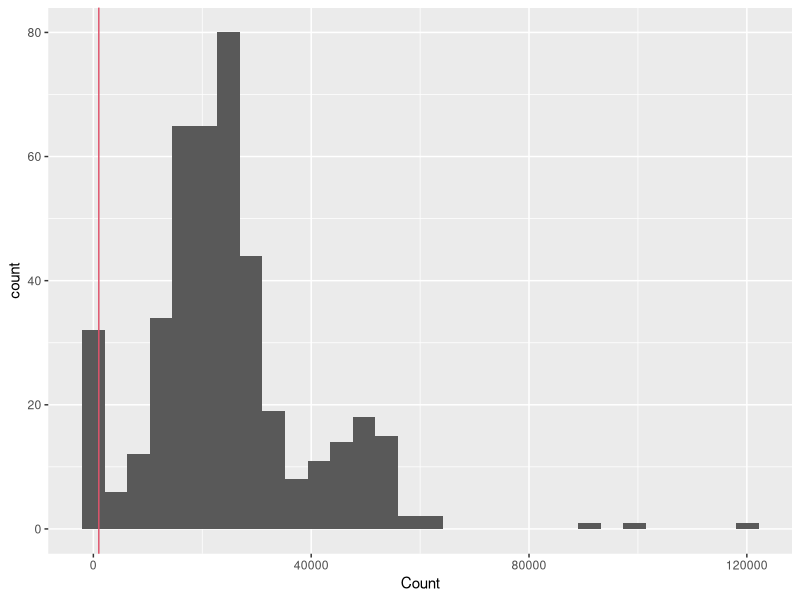
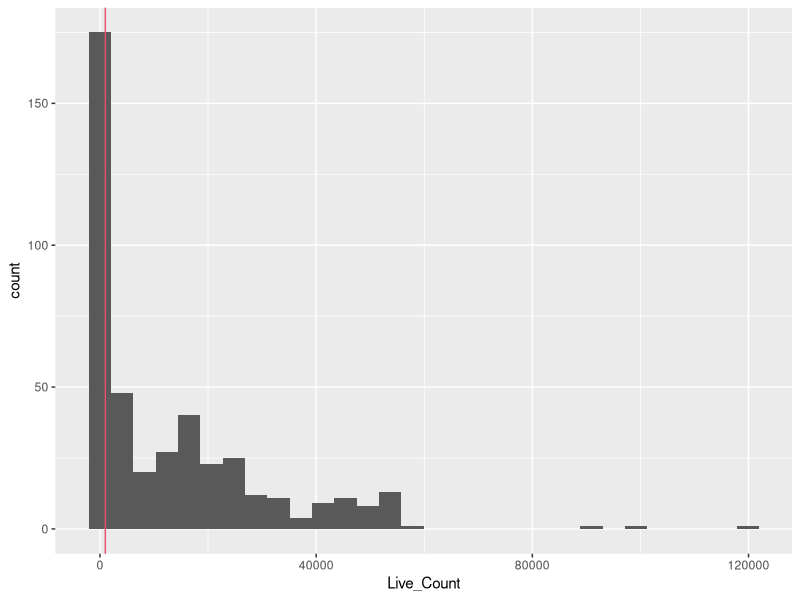
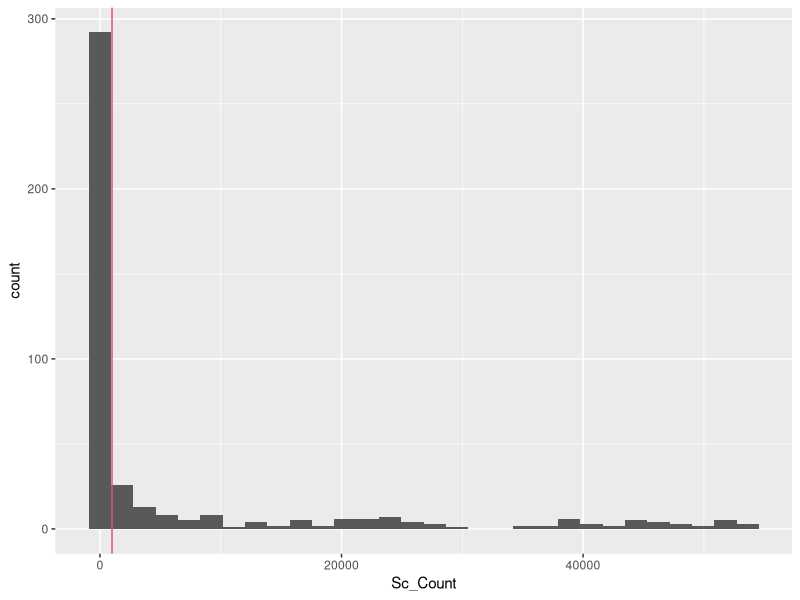
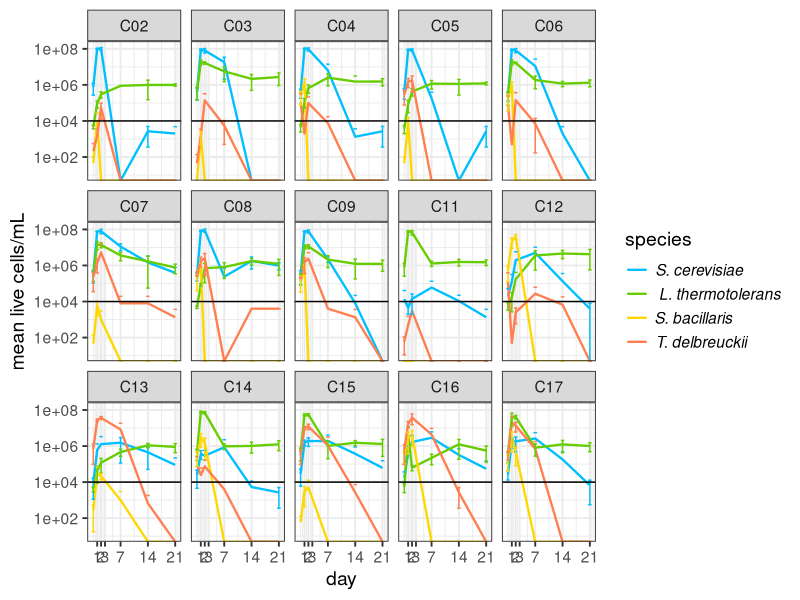

Reproduce these figures in R, in order. (Note: this script raises an error after producing the figures.)
# v10: started february-2024
# TO DO:
# work on fig.5 of max CFU reached - order by richness, make colour for Sc present DONE!
# ANOVAs on max CFUs  (15 feb 2024) DONE!
# PROBLEM: why Sb causing problems for ANOVAs of max CFU/mL? 


##############################################################################################################
library(readxl)
library(tidyverse)
library(dplyr)
library(tidyr)
library(ggplot2)
library(car) # for ANOVAs
library(lme4) # for ANOVAs
library(vegan) #for posthoc 
library(emmeans) #for posthoc
library(patchwork)#for combining plots
library(ggpubr) # for t-test p-values on plots


# Loading and transforming data #####
# remember to rename top of columns in excel file (DONE)
setwd("~/Library/CloudStorage/OneDrive-WageningenUniversity&Research/2023_montpellier/experiments/data/cytometer")
# setwd("/Users/thibault/Google Drive/Boulot/Projets/Projet Alanna")

# until script line 160 is data import
#round 1 import
day00.1 <- readxl::read_xlsx(path="cytometer_raw_EXCEL.xlsx", sheet = "r1_d00") 
day00.1 <- day00.1 %>%
  mutate(day = "d00") %>%
  mutate(round = "r01")

day01.1 <- readxl::read_xlsx(path="cytometer_raw_EXCEL.xlsx", sheet = "r1_d01") 
day01.1 <- day01.1 %>%
  mutate(day = "d01") %>%
  mutate(round = "r01")

day02.1 <- readxl::read_xlsx(path="cytometer_raw_EXCEL.xlsx", sheet = "r1_d02") 
day02.1 <- day02.1 %>%
  mutate(day = "d02") %>%
  mutate(round = "r01")
  
day07.1 <- readxl::read_xlsx(path="cytometer_raw_EXCEL.xlsx", "r1_d07")
day07.1 <- day07.1 %>%
  mutate(day = "d07") %>%
  mutate(round = "r01")

day14.1 <- readxl::read_xlsx(path="cytometer_raw_EXCEL.xlsx", sheet = "r1_d14")
day14.1 <- day14.1 %>%
  mutate(day = "d14") %>%
  mutate(round = "r01")

day21.1 <- readxl::read_xlsx(path="cytometer_raw_EXCEL.xlsx", sheet = "r1_d21")
day21.1 <- day21.1 %>%
  mutate(day = "d21") %>%
  mutate(round = "r01")


#round 2 import
day00.2 <- readxl::read_xlsx(path="cytometer_raw_EXCEL.xlsx", sheet = "r2_d00") 
day00.2 <- day00.2 %>%
  mutate(day = "d00") %>%
  mutate(round = "r02")

day01.2 <- readxl::read_xlsx(path="cytometer_raw_EXCEL.xlsx", sheet = "r2_d01") 
day01.2 <- day01.2 %>%
  mutate(day = "d01") %>%
  mutate(round = "r02")

day02.2 <- readxl::read_xlsx(path="cytometer_raw_EXCEL.xlsx", sheet = "r2_d02") 
day02.2 <- day02.2 %>%
  mutate(day = "d02") %>%
  mutate(round = "r02")

day07.2 <- readxl::read_xlsx(path="cytometer_raw_EXCEL.xlsx", "r2_d07")
day07.2 <- day07.2 %>%
  mutate(day = "d07") %>%
  mutate(round = "r02")

day14.2 <- readxl::read_xlsx(path="cytometer_raw_EXCEL.xlsx", sheet = "r2_d14")
day14.2 <- day14.2 %>%
  mutate(day = "d14") %>%
  mutate(round = "r02")

day21.2 <- readxl::read_xlsx(path="cytometer_raw_EXCEL.xlsx", sheet = "r2_d21")
day21.2 <- day21.2 %>%
  mutate(day = "d21") %>%
  mutate(round = "r02")


#round 3 import
day00.3 <- readxl::read_xlsx(path="cytometer_raw_EXCEL.xlsx", sheet = "r3_d00")
day00.3 <- day00.3 %>%
  mutate(day = "d00") %>%
  mutate(round = "r03")

day01.3 <- readxl::read_xlsx(path="cytometer_raw_EXCEL.xlsx", sheet = "r3_d01")
day01.3 <- day01.3 %>%
  mutate(day = "d01") %>%
  mutate(round = "r03")

day02.3 <- readxl::read_xlsx(path="cytometer_raw_EXCEL.xlsx", sheet = "r3_d02")
day02.3 <- day02.3 %>%
  mutate(day = "d02") %>%
  mutate(round = "r03")

day07.3 <- readxl::read_xlsx(path="cytometer_raw_EXCEL.xlsx", "r3_d07")
day07.3 <- day07.3 %>%
  mutate(day = "d07") %>%
  mutate(round = "r03")

day14.3 <- readxl::read_xlsx(path="cytometer_raw_EXCEL.xlsx", sheet = "r3_d14")
day14.3 <- day14.3 %>%
  mutate(day = "d14") %>%
  mutate(round = "r03")

day21.3 <- readxl::read_xlsx(path="cytometer_raw_EXCEL.xlsx", sheet = "r3_d21")
day21.3 <- day21.3 %>%
  mutate(day = "d21") %>%
  mutate(round = "r03")


#round 4 import
day00.4 <- readxl::read_xlsx(path="cytometer_raw_EXCEL.xlsx", sheet = "r4_d00")
day00.4 <- day00.4 %>%
  mutate(day = "d00") %>%
  mutate(round = "r04")

day01.4 <- readxl::read_xlsx(path="cytometer_raw_EXCEL.xlsx", sheet = "r4_d01")
day01.4 <- day01.4 %>%
  mutate(day = "d01") %>%
  mutate(round = "r04")

day02.4 <- readxl::read_xlsx(path="cytometer_raw_EXCEL.xlsx", sheet = "r4_d02")
day02.4 <- day02.4 %>%
  mutate(day = "d02") %>%
  mutate(round = "r04")

day07.4 <- readxl::read_xlsx(path="cytometer_raw_EXCEL.xlsx", "r3_d07")
day07.4 <- day07.4 %>%
  mutate(day = "d07") %>%
  mutate(round = "r04")

day14.4 <- readxl::read_xlsx(path="cytometer_raw_EXCEL.xlsx", sheet = "r4_d14")
day14.4 <- day14.4 %>%
  mutate(day = "d14") %>%
  mutate(round = "r04")

day21.4 <- readxl::read_xlsx(path="cytometer_raw_EXCEL.xlsx", sheet = "r4_d21")
day21.4 <- day21.4 %>%
  mutate(day = "d21") %>%
  mutate(round = "r04")

# combine all dataframes together
mydata <- rbind(day00.1, day01.1, day02.1, day07.1, day14.1, day21.1, 
                day00.2, day01.2, day02.2, day07.2, day14.2, day21.2,
                day00.3, day01.3, day02.3, day07.3, day14.3, day21.3,
                day00.4, day01.4, day02.4, day07.4, day14.4, day21.4 )


# transformation of the table
vec <- which(!is.na(mydata$parameter1))
for(i in 1:(length(vec))){
  val1 <- vec[i]
  val2 <- (vec[i+1])-1
  
  if(i == length(vec)){
    mydata$parameter1[val1:nrow(mydata)] <- mydata$parameter1[val1]
  }else{
    mydata$parameter1[val1:val2] <- mydata$parameter1[val1]
  }
}


vec2 <- which(!is.na(mydata$parameter2))
for(i in 1:(length(vec2))){
  val1 <- vec2[i]
  val2 <- (vec2[i+1])-1
  
  if(i == length(vec2)){
    mydata$parameter2[val1:nrow(mydata)] <- mydata$parameter2[val1]
  }else{
    mydata$parameter2[val1:val2] <- mydata$parameter2[val1]
  }
}


vec3 <- which(!is.na(mydata$groups))
for(i in 1:(length(vec3))){
  val1 <- vec3[i]
  val2 <- (vec3[i+1])-1
  
  if(i == length(vec3)){
    mydata$groups[val1:nrow(mydata)] <- mydata$groups[val1]
  }else{
    mydata$groups[val1:val2] <- mydata$groups[val1]
  }
}

vec4 <- which(!is.na(mydata$gates))
for(i in 1:(length(vec4))){
  val1 <- vec4[i]
  val2 <- (vec4[i+1])-1
  
  if(i == length(vec4)){
    mydata$gates[val1:nrow(mydata)] <- mydata$gates[val1]
  }else{
    mydata$gates[val1:val2] <- mydata$gates[val1]
  }
}

mytidy <- mydata %>% slice(6:n())

#remove junk rows & repeat columns
myclean <- mytidy %>%
  filter(Sample != "Sample") %>%
  filter(Group != "NA") %>% 
  select(-c("Group", "Workspace", "Autogate Status" ))#check that it is all "Group" workspace 

#renaming things
myclean <- myclean %>% 
  mutate(gates = str_replace(gates,  "Gate: Bb", "Bb")) %>%  
  mutate(gates = str_replace(gates,  "Gate: Brett?", "Brett")) %>%  
  mutate(gates = str_replace(gates,  "Gate: Live", "Live")) %>%
  mutate(gates = str_replace(gates,  "Gate: Dead", "Dead")) %>%
  mutate(gates = str_replace(gates,  "Gate: All Events", "All Events")) %>%
  mutate(gates = str_replace(gates,  "Gate: Noise", "Noise")) %>%
  mutate(gates = str_replace(gates,  "Gate: Lt - mCh", "Lt")) %>%
  mutate(gates = str_replace(gates,  "Gate: Sb/Td - GFP/mCit", "Sb/Td")) %>%
  # mutate(gates = str_replace(gates,  "Gate: Sc BC3 - mCit+mCh", "Sc")) %>% #wont work :()
  mutate(gates = str_replace(gates,  "Gate: LpSyto9", "Lp")) %>%
  mutate(gates = str_replace(gates,  "Gate: Levures", "Levures")) %>%
  mutate(gates = str_replace(gates,  "Gate: Sb", "Sb")) %>%
  mutate(gates = str_replace(gates,  "Gate: Td", "Td")) 

#fix long names
myclean$parameter1 <- gsub(".*X Parameter: ","", myclean$parameter1) 
myclean$parameter2 <- gsub(".*Y Parameter: ","", myclean$parameter2) 
myclean$gates <- gsub(".*mCh","Sc", myclean$gates) #won't work above, so will change here
myclean$groups <- gsub(".*Group: ","", myclean$groups) 

# make numeric
myclean$Count <- as.numeric(myclean$Count)
myclean$Concentration <- as.numeric(myclean$Concentration)
myclean$`%Total` <- as.numeric(myclean$`%Total`)
myclean$`%Gated` <- as.numeric(myclean$`%Gated`)

#myclean$Sample[myclean$Sample == "D9"] <- "C01"
# write_csv(myclean, "myclean.csv")

# check for weird to remove
unique(myclean$gates) # list all gate options (weird to maybe remove? = Gate: R1, Brett?, Noise? )
unique(myclean$Sample) # check for weird things (currently to remove ="C01(1)", "D09", "F9", "C10_2")
unique(myclean$groups) 

# need to try and remove junk values 
myclean <- myclean %>% 
  filter(Sample != "C01(1)") %>% 
  filter(Sample != "D9") %>% 
  filter(Sample != "F9") %>% 
  filter(Sample != "C10_2")
unique(myclean$Sample) # check again 


## Select for total yeast #######
my_Total_population <- myclean %>%
  filter(parameter1 == "FSC-A") %>%
  filter(parameter2 == "SSC-A") %>%
  filter(gates == "Levures") %>%
  filter(groups == "IP") %>%
  mutate(type = "Total_population") %>%
  select(-parameter1, -parameter2,-gates, -groups,-Gate) %>%
  rename("Total_Concentration" = Concentration)

#table(my_Total_population$Sample, my_Total_population$day)

my_Total_population %>%
  # filter(Count > 1000) %>%
  ggplot(aes(x = Count)) +
  geom_histogram() +
  geom_vline(xintercept = 1000, col = 2)


## Live cells concentration ####
my_live_population <- myclean %>%
  filter(parameter1 == "BL3-H") %>%
  filter(parameter2 == "SSC-H") %>%
  filter(gates == "Live") %>%
  filter(groups == "IP") %>%
  mutate(type = "Live_population") %>%
  select(-parameter1, -parameter2,-gates, -groups,-Gate) %>%
  rename("Live_Concentration" = Concentration,
         "Live_Count" = Count)

my_live_population %>%
  filter(Live_Count < 1000) %>%
  as.data.frame()

my_live_population %>%
  ggplot(aes(x = Live_Count)) +
  geom_histogram() +
  geom_vline(xintercept = 1000, col = 2)

# not sure what this is ???
sum(my_live_population$Live_Count < 1000) / nrow(my_live_population) * 100


## Sc concentration ####
my_Sc_population <- myclean %>%
  filter(parameter1 == "YL2-H") %>%
  filter(parameter2 == "BL1-H") %>%
  filter(gates == "Sc") %>%
  filter(groups == "IP") %>%
  mutate(type = "Sc_population") %>%
  select(-parameter1, -parameter2,-gates, -groups,-Gate) %>%
  rename("Sc_Concentration" = Concentration,
         "Sc_Count" = Count)

my_Sc_population %>%
  filter(Sc_Count < 1000) %>%
  as.data.frame()

my_Sc_population %>%
  ggplot(aes(x = Sc_Count)) +
  geom_histogram() +
  geom_vline(xintercept = 1000, col = 2)

# again, not sure what this is?
sum(my_Sc_population$Sc_Count < 1000)/nrow(my_Sc_population) * 100

## Sb concentration ####
my_Sb_population <- myclean %>%
  filter(parameter1 == "VL2-H") %>%
  filter(parameter2 == "SSC-H") %>%
  filter(gates == "Sb") %>%
  filter(groups == "IP") %>%
  mutate(type = "Sb_population") %>%
  select(-parameter1, -parameter2,-gates, -groups,-Gate) %>%
  rename("Sb_Concentration" = Concentration,
         "Sb_Count" = Count)

## Lt concentration ####
my_Lt_population <- myclean %>%
  filter(parameter1 == "YL2-H") %>%
  filter(parameter2 == "BL1-H") %>%
  filter(gates == "Lt") %>%
  filter(groups == "IP") %>%
  mutate(type = "Lt_population") %>%
  select(-parameter1, -parameter2,-gates, -groups,-Gate) %>%
  rename("Lt_Concentration" = Concentration,
         "Lt_Count" = Count)

## Td concentration ####
my_Td_population <- myclean %>%
  filter(parameter1 == "VL2-H") %>%
  filter(parameter2 == "SSC-H") %>%
  filter(gates == "Td") %>%
  filter(groups == "IP") %>%
  mutate(type = "Td_population") %>%
  select(-parameter1, -parameter2,-gates, -groups,-Gate) %>%
  rename("Td_Concentration" = Concentration,
         "Td_Count" = Count)

## see where noise is (i.e., counts that are in negative control with PBS+IP)
noise_Sc <- my_Sc_population %>% filter(Sample=="PBS+IP")
noise_Sb <- my_Sb_population %>% filter(Sample=="PBS+IP")
noise_Td <- my_Td_population %>% filter(Sample=="PBS+IP")
noise_Lt <- my_Lt_population %>% filter(Sample=="PBS+IP") #can see noise is in the Lt gate...

# check that tables were actually made
table(my_live_population$Sample, my_live_population$day)
table(my_Sc_population$Sample,my_Sc_population$day)
table(my_Sb_population$Sample,my_Sb_population$day)
table(my_Lt_population$Sample,my_Lt_population$day)
table(my_Td_population$Sample,my_Td_population$day)

# Fusionner les tableaux 
TOTAL <- my_Total_population  %>% select(day, Sample, round, Count, Total_Concentration)
LIVE <- my_live_population  %>% select(day, Sample, round, Live_Count, Live_Concentration)
SC <- my_Sc_population  %>% select(day, Sample, round, Sc_Count, Sc_Concentration)
SB <- my_Sb_population  %>% select(day, Sample, round, Sb_Count, Sb_Concentration)
LT <- my_Lt_population  %>% select(day, Sample, round, Lt_Count, Lt_Concentration)
TD <- my_Td_population  %>% select(day, Sample, round, Td_Count, Td_Concentration)

fused <- left_join(LIVE, SC) %>%
  left_join(SB) %>%
  left_join(LT) %>%
  left_join(TD) %>%
  left_join(TOTAL) 

# calculate proportion of each species from total live
fused <- fused %>%
  mutate(Sc_prop = Sc_Concentration/Live_Concentration) %>%
  mutate(Sb_prop = Sb_Concentration/Live_Concentration) %>%
  mutate(Lt_prop = Lt_Concentration/Live_Concentration) %>%
  mutate(Td_prop = Td_Concentration/Live_Concentration) %>%
  mutate(percent_alive = Live_Concentration/Total_Concentration*100)

wrong <- fused %>% filter(percent_alive >=100) # check that there's 0 cases where live_concentration > total_concentration


#### Loading the META dataset of dilution factor, species compositions, species richness
mydilutions <- readxl::read_xlsx(path="META_cyto.xlsx")  %>%
  pivot_longer(cyto_d00:cyto_d21, names_to = "day", values_to = "dilution") %>% 
  separate(day, c("A", "day")) %>% 
  select(-A) %>%
  rename("Sample" = comm)
  
## fusion of the two tables [JOINED dataframe]
joined <- left_join(fused, mydilutions)

# concentration calculation with the dilutions 
# 1000 is to change from uL to mL
joined <- joined %>%
  mutate(Live_Concentration = Live_Concentration*dilution*1000) %>%
  mutate(Sc_Concentration = Sc_Concentration*dilution*1000) %>%
  mutate(Sb_Concentration = Sb_Concentration*dilution*1000) %>%
  mutate(Lt_Concentration = Lt_Concentration*dilution*1000) %>%
  mutate(Td_Concentration = Td_Concentration*dilution*1000) %>%
  mutate(Total_Concentration = Total_Concentration*dilution*1000)

# keep only rows referring to communities 
joined <- joined %>% 
  filter(Sample != "IP") %>% 
  filter(Sample != "PBS+IP") %>% 
  filter(Sample != "IP+Syto9") %>% 
  filter(Sample != "Syto9") %>%
  filter(day !=14 | round != "r02") %>% # I think I forgot IP here, so remove this data...
  filter(Live_Count > 200) %>% #remove background junk (4 data points)
  filter(percent_alive < 10000) 
  
# turn day into numeric 
joined$day <- gsub(".*d","", joined$day)
joined$day <- as.numeric(joined$day )






####### CONCENTRATIONS ##########
## [mylong_conc dataframe]
## make day numeric, make into long format for proportions and concentrations
mylong_conc <- joined %>% 
  select(day, Sample, round, Sc_Concentration, Sb_Concentration, Lt_Concentration, Td_Concentration) %>%
  pivot_longer(
    cols = Sc_Concentration:Td_Concentration,
    values_to = "concentration",
    names_to = "species"
  ) %>%
  mutate(species = factor(species,  #just reorder so Sc first, matches order in other plots
        levels = c("Sc_Concentration", "Lt_Concentration", "Sb_Concentration", "Td_Concentration"))) 

##### CONCENTRATIONS PLOTS = fig. 4 (feb. 2024)
mylong_conc %>%
  # filter(day > 4) %>%
  filter(Sample != "C01") %>%
  filter(Sample != "C10") %>%
  group_by(day, Sample, species) %>%
  summarise_if(is.numeric, c(mean, sd), na.rm = TRUE) %>%
  ggplot(aes(x = day, y = fn1, col = species, group = species)) +
  scale_colour_manual(
    values = c("deepskyblue","chartreuse3", "gold",  "coral"),
    breaks = c("Sc_Concentration","Lt_Concentration", "Sb_Concentration",  "Td_Concentration"),
    labels = list(
      expression(italic("S. cerevisiae")),
      expression(italic("L. thermotolerans")),
      expression(italic("S. bacillaris")),
      expression(italic("T. delbreuckii"))
    )
  ) +
  geom_line(size = 0.8) +
  geom_errorbar(aes(ymin = fn1 - fn2, ymax = fn1 + fn2)) +
  geom_hline(yintercept = 10^4)+ # below 10^4 cells is unreliable
  facet_wrap(~Sample, ncol = 5) +
  theme_bw(base_size = 14) +
  # theme(axis.text.x = element_text(angle = 90)) +
  scale_x_continuous(breaks = c(1, 2, 3, 7, 14, 21)) +
  scale_y_log10() +
  labs(y = "mean live cells/mL") +
  theme(legend.text = element_text(hjust = -0.1))




#### PLOTS of MAX POPLN SIZE #####
max_conc <- joined %>%
group_by(Sample, round, Sc, Lt, Td, Sb, richness) %>%
  summarise(max_conc = max(Live_Concentration, na.rm = TRUE) )

max_conc <- max_conc %>% 
  filter(Sample != "C01" ) %>% #remove just Sc control 
  filter(Sample != "C10" ) #remove just Bb and Lp control 

# check max counts make sense (i.e., lower in NS communities, varied in C10, )
# Create a factor variable with the desired order
richness_order <- c("C02", "C11", "C12", "C13", 
                    "C03", "C04", "C05", "C14", "C15", "C16",
                    "C06", "C07", "C08", "C17",
                    "C09")  # Fill in the desired order
# reorder by richness
max_conc$Sample <- factor(max_conc$Sample, levels = richness_order)

# plot fig. 5 (feb 2024): 6x10 good pdf export size
max_conc <- max_conc %>%
  mutate(richness_label = paste0("", richness)) # used to label with richenss levels

max_conc %>% 
  ggplot(aes(x = Sample, y = max_conc, color = Sc, fill = Sc)) +
  geom_boxplot() +
  scale_fill_manual(
    values = c("grey90", "skyblue"), 
    labels = c("absent", "present")) +  # Set the legend labels for fill
  scale_colour_manual(
    values = c("grey50", "deepskyblue"), 
    labels = c("absent", "present")) +  # Set the legend labels for color
  labs(y = "max live cells/mL", x = "community", color = "S. cerevisiae?", fill = "S. cerevisiae?") +  # Change both legend titles
  theme_bw(base_size = 14) +
  theme(legend.title = element_text(face = "italic")) +
  geom_text(aes(label = richness_label, y = -0.5), vjust = 0, size = 4)  # Plotting richness below x-axis labels


# plots for fig. 6 (feb. 2024)

# plot Sc. vs. non.Sc max_conc %>% 
plot1 <- max_conc %>% 
  ggplot(aes(x = Sc, y = max_conc, color=Sc, fill = Sc)) +
  geom_boxplot() +
  scale_fill_manual(
    values = c("grey90", "skyblue"), 
    labels = c("absent", "present")) +  # Set the legend labels for fill
  scale_colour_manual(
    values = c("grey50", "deepskyblue"), 
    labels = c("absent", "present")) +  # Set the legend labels for color
  labs(y = "max live cells/mL", x = "", color = "S. cerevisiae?", fill = "S. cerevisiae?", size =20) +  # Change both legend titles
  theme_bw(base_size = 14) +
  theme(legend.title = element_text(face = "italic"),
        legend.position = "bottom",
        legend.direction = "vertical",
        axis.text.x = element_blank())  +
  stat_compare_means(method = "t.test", label = "p.format", size = 5)  # Add p-value comparisons between groups

# plot Td vs. non.Td 
plot2 <- max_conc %>% 
  ggplot(aes(x = Td, y = max_conc, color=Td, fill = Td)) +
  geom_boxplot() +
  scale_fill_manual(
    values = c("grey90", "coral"), 
    labels = c("absent", "present")) +  # Set the legend labels for fill
  scale_colour_manual(
    values = c("grey50", "coral2"), 
    labels = c("absent", "present")) +  # Set the legend labels for color
  labs(y = "", x = "", color = "T. delbrueckii?", fill = "T. delbrueckii?") +  # Change both legend titles
  theme_bw(base_size = 14) +
  theme(legend.title = element_text(face = "italic"),
        legend.position = "bottom",
        legend.direction = "vertical",
        axis.text.x = element_blank())  +
  stat_compare_means(method = "t.test", label = "p.format", size = 5)  # Add p-value comparisons between groups


# plot Sb vs. non Sb 
plot3 <- max_conc %>% 
  ggplot(aes(x = Sb, y = max_conc, color=Sb, fill = Sb)) +
  geom_boxplot() +
  scale_fill_manual(
    values = c("grey90", "gold"), 
    labels = c("absent", "present")) +  # Set the legend labels for fill
  scale_colour_manual(
    values = c("grey50", "gold3"), 
    labels = c("absent", "present")) +  # Set the legend labels for color
  labs(y = "", x = "", color = "S. bacillaris?", fill = "S. bacillaris?") +  # Change both legend titles
  theme_bw(base_size = 14) +
  theme(legend.title = element_text(face = "italic"),
        legend.position = "bottom",
        legend.direction = "vertical",
        axis.text.x = element_blank())  +
  stat_compare_means(method = "t.test", label = "p.format", size = 5)  # Add p-value comparisons between groups


# plot Lt vs. non Lt 
plot4 <- max_conc %>% 
  ggplot(aes(x = Lt, y = max_conc, color=Lt, fill = Lt)) +
  geom_boxplot() +
  scale_fill_manual(
    values = c("grey90", "chartreuse1"), 
    labels = c("absent", "present")) +  # Set the legend labels for fill
  scale_colour_manual(
    values = c("grey50", "chartreuse3"), 
    labels = c("absent", "present")) +  # Set the legend labels for color
  labs(y = "", x = "", color = "L. thermotolerans?", fill = "L. thermotolerans?") +  # Change both legend titles
  theme_bw(base_size = 14) +
  theme(legend.title = element_text(face = "italic"),
        legend.position = "bottom",
        legend.direction = "vertical",
        axis.text.x = element_blank())  +
  stat_compare_means(method = "t.test", label = "p.format", size = 5) # Add p-value comparisons between groups

# Combine plots (good size is 6x10 for pdf export)
combined_plots <- plot1 + plot2 + plot3 + plot4 + plot_layout(ncol = 4)
combined_plots


#### ANOVAs of max CFUs

# compare 4 monocultures (Sc = C02, Lt = C11, Sb = C12, Td = C13)
max_conc2 <- max_conc %>% filter(richness == 1)
lm_rich <- lm(max_conc ~ Sample, data = max_conc2) 
Anova(lm_rich, type = 3)  
summary(lm_rich)

# plot maxCFU of monocultures fig. S5
max_conc2 %>% 
  ggplot(aes(x = Sample, y = max_conc, colour= Sample)) +
  geom_jitter(size = 3, width = 0.1) +
  scale_colour_manual(
    values = c("deepskyblue","chartreuse3", "gold",  "coral"),
    labels = list(
      expression(italic("S. cerevisiae")),
      expression(italic("L. thermotolerans")),
      expression(italic("S. bacillaris")),
      expression(italic("T. delbreuckii"))
    )) +
  labs(y = "max live cells/mL", x = "community", fill = "monoculture", colour = "monoculture") +  # Change both legend titles
  theme_bw(base_size = 14)+
  stat_compare_means(method = "anova")+      
  stat_compare_means(label = "p.signif", method = "t.test",
                     ref.group = "C02")   


# all communities 
max_conc2 <- max_conc 
# %>% filter(richness != 4) # remove because only 1 pop'ln has 4 species

# richness only, species effects excluded
lm_rich <- lm(max_conc ~ as.factor(richness), data = max_conc2) 
Anova(lm_rich, type = 3)  
summary(lm_rich)

# richness and species effects 
lm_rich <- lm(max_conc ~ as.factor(richness) + Sc, data = max_conc2) 
Anova(lm_rich, type = 3)  
summary(lm_rich) 
emmeans(lm_rich, pairwise ~ richness) 














# # for each species alone (i.e., t-test,), use ALL DATA (dataframe "max_conc" not "max_conc2")
# lm_1species <- lm(max_conc ~  Sb, data = max_conc) 
# Anova(lm_1species, type = 3)  
# summary(lm_1species) 


# both richness and identity (can't do both....)
# max_conc2 <- max_conc %>% filter(richness != 4)# remove because only 1 pop'ln has 4 species
# lm_species_richness <- lm(max_conc ~ Sc + Lt + Td + Sb + richness, data = max_conc2) 
# Anova(lm_species_richness, type = 3)  
# summary(lm_species_richness)


# no interaction (species identity)
# # lm_species <- lm(max_conc ~ richness , data = max_conc) 
# lm_species <- lm(max_conc ~ richness + Sc, data = max_conc)
# Anova(lm_species, type = 3)  
# summary(lm_species) # all significant except Sb (Sc+, Lt+, Td- )
# # emmeans(lm_species, pairwise ~ Sc|Lt|Td|Sb) 


# # interactions
# lm_species <- lm(max_conc ~ Sc * Lt * Td * Sb, data = max_conc) 
# Anova(lm_species, type = 3)  
# summary(lm_species) # only Sc (+) and Td (-) significant when interactions included
# # emmeans(lm_species, pairwise ~ Sc|Lt|Td|Sb) 


# # S. cerevisiae
# lm_Sc <- lm(max_conc ~ Sc, data = max_conc) 
# Anova(lm_Sc, type = 3)  
# # summary(lm_Sc)
# emmeans(lm_Sc, pairwise ~ Sc) # + effect of Sc (p < 0.0001)
# 
# # L. thermotolerans 
# lm_Lt <- lm(max_conc ~ Lt, data = max_conc) 
# Anova(lm_Lt, type = 3)  
# # summary(lm_Lt)
# emmeans(lm_Lt, pairwise ~ Lt) # marginal + effect of Lt (p = 0.04727)
# 
# # T. delbrueckii 
# lm_Td <- lm(max_conc ~ Td, data = max_conc) 
# Anova(lm_Td, type = 3)  
# # summary(lm_Td)
# emmeans(lm_Td, pairwise ~ Td) # small - effect of Td (p = 0.03792)
# 
# # S. bacillaris 
# lm_Sb <- lm(max_conc ~ Sb, data = max_conc) 
# Anova(lm_Sb, type = 3)  
# # summary(lm_Sb)
# emmeans(lm_Sb, pairwise ~ Sb) # no effect of Sb (p = 0.523)







# ############ PROPORTIONS (not good b/c doesn't account for actual cell #s) #######
# # ALANNA testing things (percent alive for each species)
# mylong_prop <- joined %>%
#   select(day, Sample, round, Sc_prop, Sb_prop, Lt_prop, Td_prop) %>%
#   pivot_longer(
#     cols = Sc_prop:Td_prop,
#     values_to = "proportion",
#     names_to = "species"
#   )
# alanna <- joined %>%
#   select(day, Sample, round, Sc_prop, Sb_prop, Lt_prop, Td_prop, percent_alive) %>%
#   pivot_longer(
#     cols = Sc_prop:Td_prop,
#     values_to = "proportion",
#     names_to = "species"
#   )
# # 
# alanna <- alanna %>% mutate(prop_alive = proportion*percent_alive)
# 
# alanna %>%
#   group_by(day, Sample, species) %>%
#   summarise_if(is.numeric, c(mean, sd), na.rm = TRUE) %>%
#   ggplot(aes(x = day, y = prop_alive_fn1, col = species, group = species)) +
#   scale_colour_manual(values=c("chartreuse3", "gold", "deepskyblue", "coral"))+
#   geom_line(size=1) +
#   geom_errorbar(aes(ymin=prop_alive_fn1-prop_alive_fn2, ymax=prop_alive_fn1+prop_alive_fn2))+
#   facet_wrap(~Sample) +
#   theme_bw(base_size = 15) +
#   theme(axis.text.x = element_text(angle = 90)) +
#   labs(y = "proportion alive")
# 
# ### line graph
# mylong_prop%>%
#   group_by(day, Sample, species) %>%
#   summarise_if(is.numeric, c(mean, sd), na.rm = TRUE) %>%
#   ggplot(aes(x = day, y = fn1, col = species, group = species)) +
#   scale_colour_manual(values=c("chartreuse3", "gold", "deepskyblue", "coral"))+
#   geom_line(size=0.8) +
#   geom_errorbar(aes(ymin=fn1-fn2, ymax=fn1+fn2))+
#   facet_wrap(~Sample) +
#   theme_bw(base_size = 15) +
#   theme(axis.text.x = element_text(angle = 90)) +
#   labs(y = "proportion")















###### graphs currently not used ########

# # plot live cells over time
# joined %>%
#   group_by(Sample, day) %>%
#   summarise(mean_Live_Concentration = mean(Live_Concentration),
#             se_Live_Concentration = sd(Live_Concentration) / sqrt(n())) %>%
#   ggplot(aes(x = day, y = mean_Live_Concentration, group = Sample, color = Sample)) +
#   geom_line(size = 1) +
#   geom_errorbar(aes(ymin = mean_Live_Concentration - se_Live_Concentration,
#                     ymax = mean_Live_Concentration + se_Live_Concentration),
#                 width = 0.2,
#                 color = "black", size = 0.5) +
#   geom_hline(yintercept = 10^6, linetype = 'dashed', 
#              col = 'lightblue', linewidth = 0.75) +
#   labs(y = "TOTAL live cells/mL") + 
#   theme_bw() +
#   scale_x_continuous(breaks = c(0, 1, 2, 7, 14, 21)) +
#   scale_y_log10() +
#   facet_wrap(~Sample)
# 
# 
# 
# 
# # Graph of live proportion 
# joined %>%
#   mutate(percent_dead = 100 - percent_alive)%>%
#   select(day, Sample, round, dead = percent_dead, live = percent_alive) %>%
#   group_by(day, Sample) %>%
#   summarise_if(is.numeric, mean, na.rm = TRUE) %>%
#   pivot_longer(dead:live,names_to = "statu", values_to = "percentage") %>%
#   ggplot(aes(x = as.factor(day), y = percentage, fill = statu)) +
#   geom_bar(stat = "identity") +
#   facet_wrap(~Sample)
# 
# joined %>%
#   filter(day == 0) %>%
#   select(day, Sample, round,Sc_prop,   Sb_prop, Lt_prop,Td_prop) %>%
#   group_by(day, Sample) %>%
#   summarise_if(is.numeric, mean, na.rm = TRUE) %>%
#   pivot_longer(Sc_prop:Td_prop,names_to = "Species", values_to = "percentage") %>%
#   ggplot(aes(x = Sample, y = percentage, fill = Species)) +
#   scale_fill_manual(values=c("chartreuse3", "gold", "deepskyblue", "coral"))+
#   ggtitle("live proportion: day 0") +
#   geom_bar(stat = "identity")
# 
# joined %>%
#   # filter(day != 21) %>%
#   # filter(day != 14) %>%
#   # filter(day != 7) %>%
#   select(day, Sample, round,Sc_prop,   Sb_prop, Lt_prop,Td_prop) %>%
#   group_by(day, Sample) %>%
#   summarise_if(is.numeric, mean, na.rm = TRUE) %>%
#   pivot_longer(Sc_prop:Td_prop,names_to = "Species", values_to = "percentage") %>%
#   ggplot(aes(x = Sample, y = percentage, fill = Species)) +
#   scale_fill_manual(values=c("chartreuse3", "gold", "deepskyblue", "coral"))+
#   geom_bar(stat = "identity") +
#   facet_wrap(~day, ncol = 1)
# 
# 
# joined %>% # PROBLEM: C10 not looking much different than others. almost as if C10 & C11 switched in day 3
#   filter(day != 21) %>%
#   filter(day != 14) %>%
#   filter(day != 7) %>%
#   select(day, Sample, round,Sc_Concentration,   Sb_Concentration, Lt_Concentration,Td_Concentration) %>%
#   group_by(day, Sample) %>%
#   summarise_if(is.numeric, mean, na.rm = TRUE) %>%
#   pivot_longer(Sc_Concentration:Td_Concentration,names_to = "Species", values_to = "Population") %>%
#   ggplot(aes(x = Sample, y = log10(Population), fill = Species)) +
#   geom_bar(stat = "identity") +
#   facet_wrap(~day, ncol = 1)
# 
